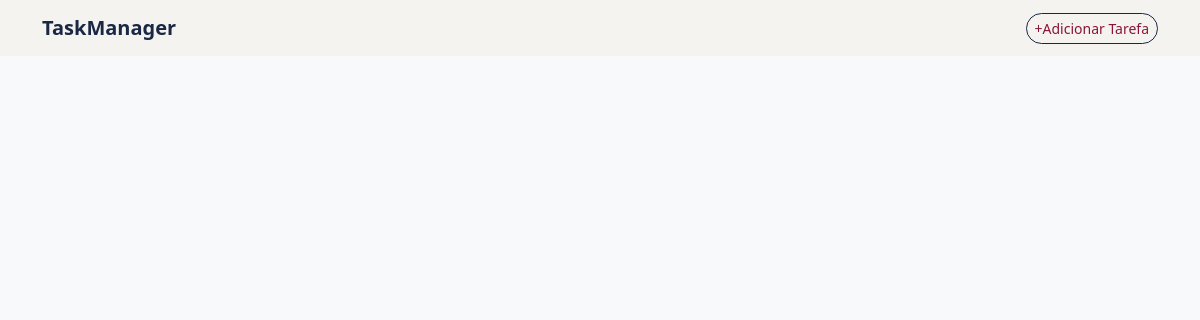
/listar_tarefas/, run on an earlier commit of the app's database.
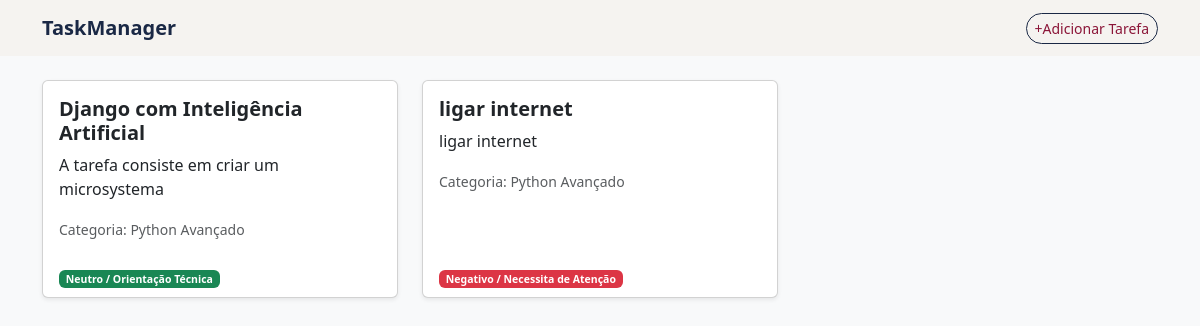
And on a later commit of the database.
### todo/models.py (models this page shows, shortened)
class Tarefa(models.Model):
    titulo = models.CharField(max_length=200,verbose_name="Titulo da Tarefa",blank=True,null=True)
    descricao = models.TextField(verbose_name="Descriçaõ da Tarefa",blank=True,null=True)
    concluida = models.BooleanField(default=False,verbose_name="Concluída")
    categoria = models.ForeignKey(Categoria,on_delete=models.SET_NULL,null=True,blank=True,verbose_name="Categoria")
    feedback_professor = models.TextField(verbose_name="Feedback Professor",blank="True",null="True")
    analise_sentimento = models.CharField(max_length=50,verbose_name="Análise de Sentimento",blank=True,null=True)
    score_polaridade = models.FloatField(default=0.0,verbose_name="Score de Polaridade")

class Categoria(models.Model):
    nome = models.CharField(max_length=100,
                             verbose_name="Nome da Categoria")
    def __str__(self):
        return self.nome

### todo/views.py (the view)
# urls.py: path('listar_tarefas/',listar_tarefas,name='listar_tarefas')
def listar_tarefas(request):
    tarefas = Tarefa.objects.all()
    return render(request, 'todo/listar_tarefas.html', {'tarefas': tarefas})

### templates/todo/listar_tarefas.html
{% extends 'todo/base.html' %}
{% block conteudo %}
    <div class="row row-cols-1 row-cols-md-3 g-4">
     {% for tarefa in tarefas %}
          <div class="col">
                <div class="card h-100 shadow-sm border-1">
                    <div class="card-body">
                      <h5 class="card-title fw-bold">{{ tarefa.titulo }}</h5>
                      <p class="card-text">{{ tarefa.descricao }}</p>
                        <p class="card-text"><small class="text-muted">Categoria: {{ tarefa.categoria }}</small></p>
                    </div>
                    <div class="card-footer bg-transparent border-0">
                        <p class="card-text"><small class="text-muted">
                            {% if tarefa.score_polaridade > 0 %}
                                <span class="badge bg-success">{{ tarefa.analise_sentimento }}</span>
                            {% elif tarefa.score_polaridade < 0 %}
                                <span class="badge bg-danger">{{ tarefa.analise_sentimento }}</span>
                            {% else %}
                                <span class="badge bg-secondary">{{ tarefa.analise_sentimento }}</span>
                            {% endif %}
                        </small></p>
                    </div>
                </div>
            </div>
     {% endfor %}
{% endblock %}

What changed in the data, as far as the page shows it:
added Tarefa: titulo "Django com Inteligência Artificial", descricao "A tarefa consiste em criar um microsystema", categoria "Python Avançado", analise_sentimento "Neutro / Orientação Técnica"
added Tarefa: titulo "ligar internet", descricao "ligar internet", categoria "Python Avançado", analise_sentimento "Negativo / Necessita de Atenção"
